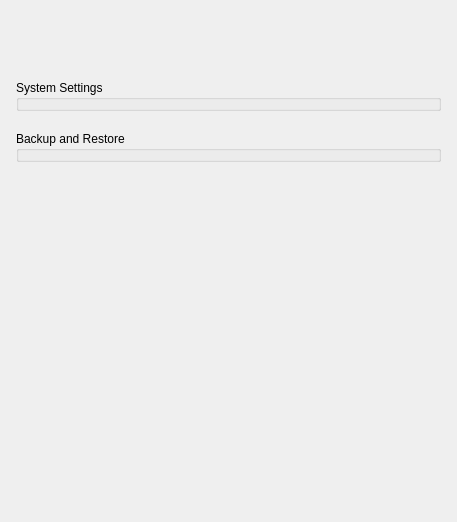
<?xml version="1.0" encoding="UTF-8"?>
<ui version="4.0">
 <class>GeneralSystemAdministrationWidget</class>
 <widget class="QWidget" name="GeneralSystemAdministrationWidget">
  <property name="geometry">
   <rect>
    <x>0</x>
    <y>0</y>
    <width>457</width>
    <height>522</height>
   </rect>
  </property>
  <layout class="QVBoxLayout" name="verticalLayout">
   <property name="spacing">
    <number>0</number>
   </property>
   <property name="leftMargin">
    <number>0</number>
   </property>
   <property name="topMargin">
    <number>0</number>
   </property>
   <property name="rightMargin">
    <number>0</number>
   </property>
   <property name="bottomMargin">
    <number>0</number>
   </property>
   <item>
    <widget class="QnPanel" name="widget" native="true">
     <property name="sizePolicy">
      <sizepolicy hsizetype="Preferred" vsizetype="Fixed">
       <horstretch>0</horstretch>
       <verstretch>0</verstretch>
      </sizepolicy>
     </property>
     <layout class="QVBoxLayout" name="verticalLayout_4">
      <property name="spacing">
       <number>24</number>
      </property>
      <property name="leftMargin">
       <number>16</number>
      </property>
      <property name="topMargin">
       <number>24</number>
      </property>
      <property name="rightMargin">
       <number>16</number>
      </property>
      <property name="bottomMargin">
       <number>16</number>
      </property>
      <item>
       <widget class="nx::client::desktop::EditableLabel" name="systemNameLabel" native="true"/>
      </item>
      <item>
       <widget class="QWidget" name="buttonWidget" native="true">
        <property name="focusPolicy">
         <enum>Qt::TabFocus</enum>
        </property>
       </widget>
      </item>
     </layout>
    </widget>
   </item>
   <item>
    <widget class="QWidget" name="widget_2" native="true">
     <layout class="QVBoxLayout" name="verticalLayout_5">
      <property name="spacing">
       <number>20</number>
      </property>
      <property name="leftMargin">
       <number>16</number>
      </property>
      <property name="topMargin">
       <number>16</number>
      </property>
      <property name="rightMargin">
       <number>16</number>
      </property>
      <property name="bottomMargin">
       <number>16</number>
      </property>
      <item>
       <widget class="QGroupBox" name="systemSettingsGroupBox">
        <property name="title">
         <string>System Settings</string>
        </property>
        <property name="flat">
         <bool>true</bool>
        </property>
        <layout class="QVBoxLayout" name="verticalLayout_2">
         <property name="leftMargin">
          <number>0</number>
         </property>
         <property name="topMargin">
          <number>0</number>
         </property>
         <property name="rightMargin">
          <number>0</number>
         </property>
         <property name="bottomMargin">
          <number>0</number>
         </property>
         <item>
          <widget class="QnSystemSettingsWidget" name="systemSettingsWidget" native="true"/>
         </item>
        </layout>
       </widget>
      </item>
      <item>
       <widget class="QGroupBox" name="backupGroupBox">
        <property name="title">
         <string>Backup and Restore</string>
        </property>
        <property name="flat">
         <bool>true</bool>
        </property>
        <layout class="QVBoxLayout" name="verticalLayout_3">
         <property name="leftMargin">
          <number>0</number>
         </property>
         <property name="topMargin">
          <number>0</number>
         </property>
         <property name="rightMargin">
          <number>0</number>
         </property>
         <property name="bottomMargin">
          <number>0</number>
         </property>
         <item>
          <widget class="QnDatabaseManagementWidget" name="backupWidget" native="true"/>
         </item>
        </layout>
       </widget>
      </item>
     </layout>
    </widget>
   </item>
   <item>
    <spacer name="verticalSpacer">
     <property name="orientation">
      <enum>Qt::Vertical</enum>
     </property>
     <property name="sizeHint" stdset="0">
      <size>
       <width>20</width>
       <height>40</height>
      </size>
     </property>
    </spacer>
   </item>
  </layout>
 </widget>
 <customwidgets>
  <customwidget>
   <class>QnPanel</class>
   <extends>QWidget</extends>
   <header location="global">ui/widgets/common/panel.h</header>
   <container>1</container>
  </customwidget>
  <customwidget>
   <class>QnSystemSettingsWidget</class>
   <extends>QWidget</extends>
   <header location="global">ui/widgets/system_settings/system_settings_widget.h</header>
   <container>1</container>
  </customwidget>
  <customwidget>
   <class>QnDatabaseManagementWidget</class>
   <extends>QWidget</extends>
   <header location="global">ui/widgets/system_settings/database_management_widget.h</header>
   <container>1</container>
  </customwidget>
  <customwidget>
   <class>nx::client::desktop::EditableLabel</class>
   <extends>QWidget</extends>
   <header location="global">nx/client/desktop/common/widgets/editable_label.h</header>
   <container>1</container>
  </customwidget>
 </customwidgets>
 <tabstops>
  <tabstop>systemNameLabel</tabstop>
  <tabstop>buttonWidget</tabstop>
  <tabstop>systemSettingsWidget</tabstop>
  <tabstop>backupWidget</tabstop>
 </tabstops>
 <resources/>
 <connections/>
</ui>
